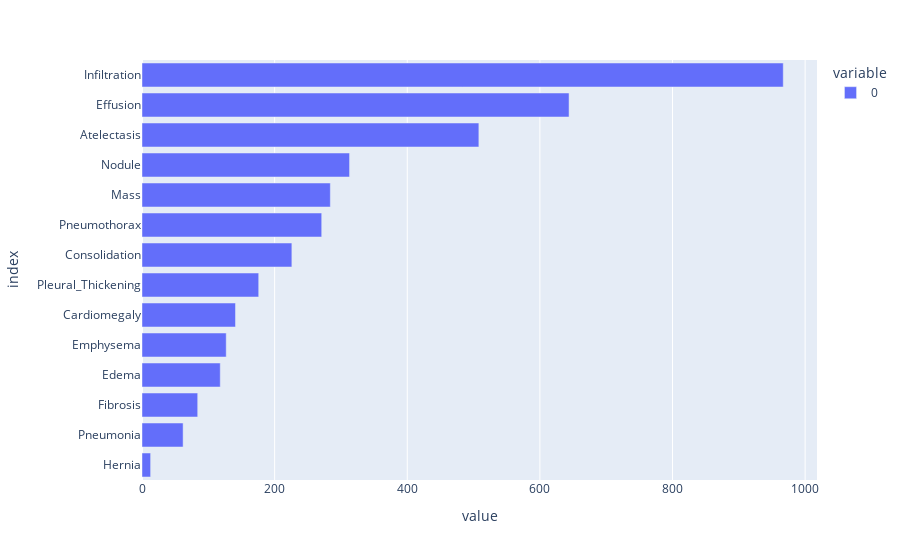

Source (notebook cell):
### Code cell
# lets plot the same but without the 'No Finding' label
label_counts[:14].plot.barh()

### Figure 1 — Plotly figure (JSON) as saved in the notebook; plotly's stock layout.template omitted (floating-point values rounded to 4 significant figures)
{"data": [{"alignmentgroup": "True", "hovertemplate": "variable=0<br>value=%{x}<br>index=%{y}<extra></extra>", "legendgroup": "0", "marker": {"color": "#636efa", "pattern": {"shape": ""}}, "name": "0", "offsetgroup": "0", "orientation": "h", "showlegend": true, "textposition": "auto", "type": "bar", "x": [13, 62, 84, 118, 127, 141, 176, 226, 271, 284, 313, 508, 644, 967], "xaxis": "x", "y": ["Hernia", "Pneumonia", "Fibrosis", "Edema", "Emphysema", "Cardiomegaly", "Pleural_Thickening", "Consolidation", "Pneumothorax", "Mass", "Nodule", "Atelectasis", "Effusion", "Infiltration"], "yaxis": "y"}], "layout": {"barmode": "relative", "legend": {"title": {"text": "variable"}, "tracegroupgap": 0}, "margin": {"t": 60}, "xaxis": {"anchor": "y", "domain": [0, 1], "title": {"text": "value"}}, "yaxis": {"anchor": "x", "domain": [0, 1], "title": {"text": "index"}}}}
